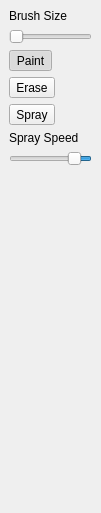
<?xml version="1.0" encoding="UTF-8"?>
<ui version="4.0">
 <class>brush_dock</class>
 <widget class="QDockWidget" name="brush_dock">
  <property name="geometry">
   <rect>
    <x>0</x>
    <y>0</y>
    <width>101</width>
    <height>513</height>
   </rect>
  </property>
  <property name="windowTitle">
   <string>Brush Selection</string>
  </property>
  <widget class="QWidget" name="dockWidgetContents">
   <layout class="QVBoxLayout" name="verticalLayout">
    <item>
     <widget class="QLabel" name="label">
      <property name="text">
       <string>Brush Size</string>
      </property>
     </widget>
    </item>
    <item>
     <widget class="QSlider" name="brush_size">
      <property name="minimum">
       <number>1</number>
      </property>
      <property name="maximum">
       <number>40</number>
      </property>
      <property name="pageStep">
       <number>5</number>
      </property>
      <property name="orientation">
       <enum>Qt::Horizontal</enum>
      </property>
     </widget>
    </item>
    <item>
     <widget class="QToolButton" name="paint_button">
      <property name="text">
       <string>Paint</string>
      </property>
      <property name="checkable">
       <bool>true</bool>
      </property>
      <property name="checked">
       <bool>true</bool>
      </property>
      <attribute name="buttonGroup">
       <string notr="true">paint_button_group</string>
      </attribute>
     </widget>
    </item>
    <item>
     <widget class="QToolButton" name="erase_button">
      <property name="toolTip">
       <string>erase</string>
      </property>
      <property name="text">
       <string>Erase</string>
      </property>
      <property name="checkable">
       <bool>true</bool>
      </property>
      <property name="toolButtonStyle">
       <enum>Qt::ToolButtonTextUnderIcon</enum>
      </property>
      <attribute name="buttonGroup">
       <string notr="true">paint_button_group</string>
      </attribute>
     </widget>
    </item>
    <item>
     <widget class="QToolButton" name="spray_button">
      <property name="text">
       <string>Spray</string>
      </property>
      <property name="checkable">
       <bool>true</bool>
      </property>
      <attribute name="buttonGroup">
       <string notr="true">paint_button_group</string>
      </attribute>
     </widget>
    </item>
    <item>
     <widget class="QLabel" name="label_2">
      <property name="text">
       <string>Spray Speed</string>
      </property>
     </widget>
    </item>
    <item>
     <widget class="QSlider" name="spray_speed">
      <property name="minimum">
       <number>0</number>
      </property>
      <property name="maximum">
       <number>20</number>
      </property>
      <property name="singleStep">
       <number>1</number>
      </property>
      <property name="pageStep">
       <number>2</number>
      </property>
      <property name="value">
       <number>3</number>
      </property>
      <property name="orientation">
       <enum>Qt::Horizontal</enum>
      </property>
      <property name="invertedAppearance">
       <bool>true</bool>
      </property>
     </widget>
    </item>
    <item>
     <spacer name="verticalSpacer">
      <property name="orientation">
       <enum>Qt::Vertical</enum>
      </property>
      <property name="sizeHint" stdset="0">
       <size>
        <width>20</width>
        <height>40</height>
       </size>
      </property>
     </spacer>
    </item>
   </layout>
  </widget>
 </widget>
 <resources/>
 <connections/>
 <buttongroups>
  <buttongroup name="paint_button_group"/>
 </buttongroups>
</ui>
